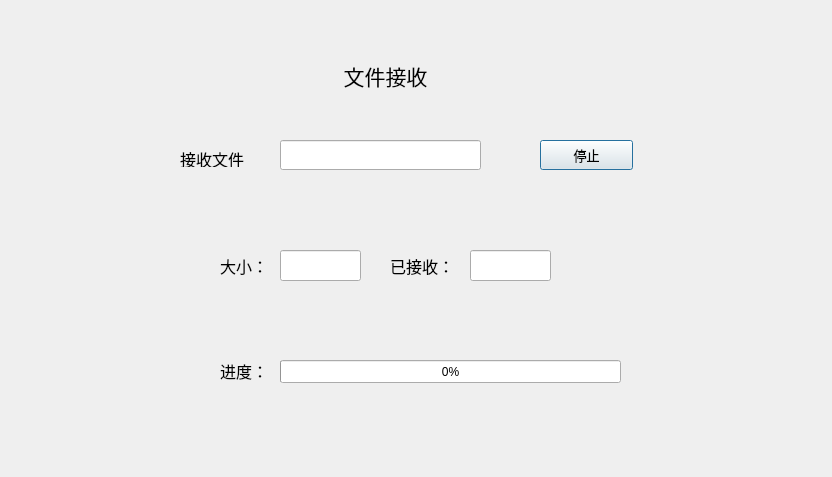
<?xml version="1.0" encoding="UTF-8"?>
<ui version="4.0">
 <class>FileCntDlg</class>
 <widget class="QDialog" name="FileCntDlg">
  <property name="geometry">
   <rect>
    <x>0</x>
    <y>0</y>
    <width>832</width>
    <height>477</height>
   </rect>
  </property>
  <property name="windowTitle">
   <string>Dialog</string>
  </property>
  <widget class="QLabel" name="label">
   <property name="geometry">
    <rect>
     <x>330</x>
     <y>50</y>
     <width>111</width>
     <height>51</height>
    </rect>
   </property>
   <property name="font">
    <font>
     <family>微软雅黑</family>
     <pointsize>16</pointsize>
     <weight>50</weight>
     <bold>false</bold>
    </font>
   </property>
   <property name="text">
    <string>文件接收</string>
   </property>
   <property name="scaledContents">
    <bool>true</bool>
   </property>
   <property name="alignment">
    <set>Qt::AlignCenter</set>
   </property>
  </widget>
  <widget class="QLineEdit" name="rfileNameLineEdit">
   <property name="geometry">
    <rect>
     <x>280</x>
     <y>140</y>
     <width>201</width>
     <height>30</height>
    </rect>
   </property>
   <property name="font">
    <font>
     <family>微软雅黑</family>
     <pointsize>10</pointsize>
    </font>
   </property>
   <property name="readOnly">
    <bool>true</bool>
   </property>
  </widget>
  <widget class="QPushButton" name="cntClosePushButton">
   <property name="geometry">
    <rect>
     <x>540</x>
     <y>140</y>
     <width>93</width>
     <height>30</height>
    </rect>
   </property>
   <property name="font">
    <font>
     <family>微软雅黑</family>
     <pointsize>10</pointsize>
    </font>
   </property>
   <property name="text">
    <string>停止</string>
   </property>
  </widget>
  <widget class="QLineEdit" name="rfileSizeLineEdit">
   <property name="geometry">
    <rect>
     <x>280</x>
     <y>250</y>
     <width>81</width>
     <height>31</height>
    </rect>
   </property>
   <property name="font">
    <font>
     <family>微软雅黑</family>
     <pointsize>10</pointsize>
    </font>
   </property>
   <property name="alignment">
    <set>Qt::AlignCenter</set>
   </property>
   <property name="readOnly">
    <bool>true</bool>
   </property>
  </widget>
  <widget class="QLineEdit" name="recvSizeLineEdit">
   <property name="geometry">
    <rect>
     <x>470</x>
     <y>250</y>
     <width>81</width>
     <height>31</height>
    </rect>
   </property>
   <property name="font">
    <font>
     <family>微软雅黑</family>
     <pointsize>10</pointsize>
    </font>
   </property>
   <property name="alignment">
    <set>Qt::AlignCenter</set>
   </property>
   <property name="readOnly">
    <bool>true</bool>
   </property>
  </widget>
  <widget class="QProgressBar" name="recvProgressBar">
   <property name="geometry">
    <rect>
     <x>280</x>
     <y>360</y>
     <width>341</width>
     <height>23</height>
    </rect>
   </property>
   <property name="value">
    <number>0</number>
   </property>
  </widget>
  <widget class="QLabel" name="rateLabel">
   <property name="geometry">
    <rect>
     <x>630</x>
     <y>360</y>
     <width>72</width>
     <height>15</height>
    </rect>
   </property>
   <property name="text">
    <string/>
   </property>
  </widget>
  <widget class="QLabel" name="label_2">
   <property name="geometry">
    <rect>
     <x>180</x>
     <y>150</y>
     <width>81</width>
     <height>17</height>
    </rect>
   </property>
   <property name="font">
    <font>
     <family>微软雅黑</family>
     <pointsize>12</pointsize>
    </font>
   </property>
   <property name="text">
    <string>接收文件</string>
   </property>
   <property name="scaledContents">
    <bool>true</bool>
   </property>
  </widget>
  <widget class="QLabel" name="label_3">
   <property name="geometry">
    <rect>
     <x>220</x>
     <y>250</y>
     <width>61</width>
     <height>31</height>
    </rect>
   </property>
   <property name="font">
    <font>
     <family>微软雅黑</family>
     <pointsize>12</pointsize>
    </font>
   </property>
   <property name="text">
    <string>大小：</string>
   </property>
   <property name="scaledContents">
    <bool>false</bool>
   </property>
  </widget>
  <widget class="QLabel" name="label_4">
   <property name="geometry">
    <rect>
     <x>390</x>
     <y>250</y>
     <width>72</width>
     <height>31</height>
    </rect>
   </property>
   <property name="font">
    <font>
     <family>微软雅黑</family>
     <pointsize>12</pointsize>
    </font>
   </property>
   <property name="text">
    <string>已接收：</string>
   </property>
  </widget>
  <widget class="QLabel" name="label_5">
   <property name="geometry">
    <rect>
     <x>220</x>
     <y>360</y>
     <width>51</width>
     <height>21</height>
    </rect>
   </property>
   <property name="font">
    <font>
     <family>微软雅黑</family>
     <pointsize>12</pointsize>
    </font>
   </property>
   <property name="text">
    <string>进度：</string>
   </property>
  </widget>
 </widget>
 <resources/>
 <connections/>
</ui>
